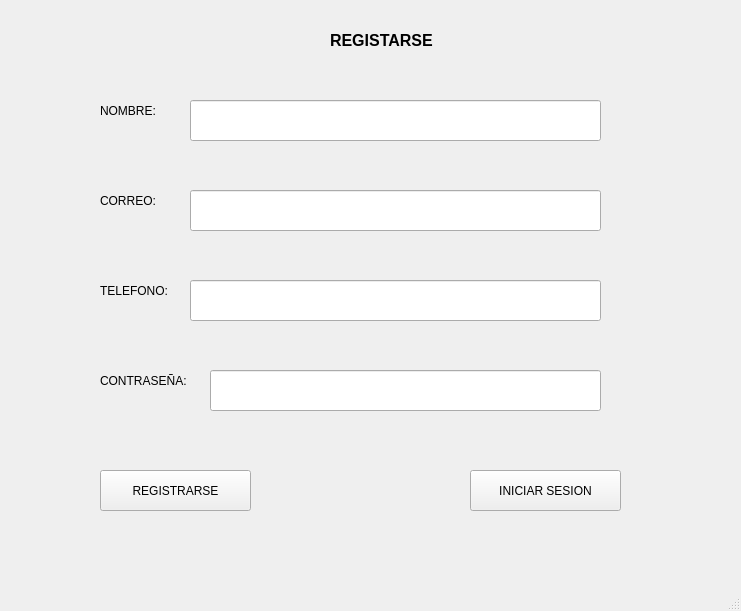
<?xml version="1.0" encoding="UTF-8"?>
<ui version="4.0">
 <class>registroCliente</class>
 <widget class="QMainWindow" name="registroCliente">
  <property name="geometry">
   <rect>
    <x>0</x>
    <y>0</y>
    <width>741</width>
    <height>611</height>
   </rect>
  </property>
  <property name="windowTitle">
   <string>MainWindow</string>
  </property>
  <widget class="QWidget" name="centralwidget">
   <widget class="QLabel" name="label">
    <property name="geometry">
     <rect>
      <x>330</x>
      <y>30</y>
      <width>121</width>
      <height>21</height>
     </rect>
    </property>
    <property name="font">
     <font>
      <pointsize>12</pointsize>
      <bold>true</bold>
     </font>
    </property>
    <property name="text">
     <string>REGISTARSE</string>
    </property>
   </widget>
   <widget class="QLabel" name="label_2">
    <property name="geometry">
     <rect>
      <x>100</x>
      <y>100</y>
      <width>71</width>
      <height>21</height>
     </rect>
    </property>
    <property name="text">
     <string>NOMBRE:</string>
    </property>
   </widget>
   <widget class="QLineEdit" name="textoNombre">
    <property name="geometry">
     <rect>
      <x>190</x>
      <y>100</y>
      <width>411</width>
      <height>41</height>
     </rect>
    </property>
   </widget>
   <widget class="QLabel" name="label_3">
    <property name="geometry">
     <rect>
      <x>100</x>
      <y>190</y>
      <width>71</width>
      <height>21</height>
     </rect>
    </property>
    <property name="text">
     <string>CORREO:</string>
    </property>
   </widget>
   <widget class="QLineEdit" name="textoCorreo">
    <property name="geometry">
     <rect>
      <x>190</x>
      <y>190</y>
      <width>411</width>
      <height>41</height>
     </rect>
    </property>
   </widget>
   <widget class="QLabel" name="label_4">
    <property name="geometry">
     <rect>
      <x>100</x>
      <y>280</y>
      <width>81</width>
      <height>21</height>
     </rect>
    </property>
    <property name="text">
     <string>TELEFONO:</string>
    </property>
   </widget>
   <widget class="QLineEdit" name="textoTelefono">
    <property name="geometry">
     <rect>
      <x>190</x>
      <y>280</y>
      <width>411</width>
      <height>41</height>
     </rect>
    </property>
   </widget>
   <widget class="QLineEdit" name="textoContrasenia">
    <property name="geometry">
     <rect>
      <x>210</x>
      <y>370</y>
      <width>391</width>
      <height>41</height>
     </rect>
    </property>
    <property name="text">
     <string/>
    </property>
   </widget>
   <widget class="QLabel" name="label_5">
    <property name="geometry">
     <rect>
      <x>100</x>
      <y>370</y>
      <width>111</width>
      <height>21</height>
     </rect>
    </property>
    <property name="text">
     <string>CONTRASEÑA:</string>
    </property>
   </widget>
   <widget class="QPushButton" name="botonRegistrarse">
    <property name="geometry">
     <rect>
      <x>100</x>
      <y>470</y>
      <width>151</width>
      <height>41</height>
     </rect>
    </property>
    <property name="text">
     <string>REGISTRARSE</string>
    </property>
   </widget>
   <widget class="QPushButton" name="botonInicio">
    <property name="geometry">
     <rect>
      <x>470</x>
      <y>470</y>
      <width>151</width>
      <height>41</height>
     </rect>
    </property>
    <property name="text">
     <string>INICIAR SESION</string>
    </property>
   </widget>
  </widget>
  <widget class="QMenuBar" name="menubar">
   <property name="geometry">
    <rect>
     <x>0</x>
     <y>0</y>
     <width>741</width>
     <height>25</height>
    </rect>
   </property>
  </widget>
  <widget class="QStatusBar" name="statusbar"/>
 </widget>
 <resources/>
 <connections/>
</ui>
